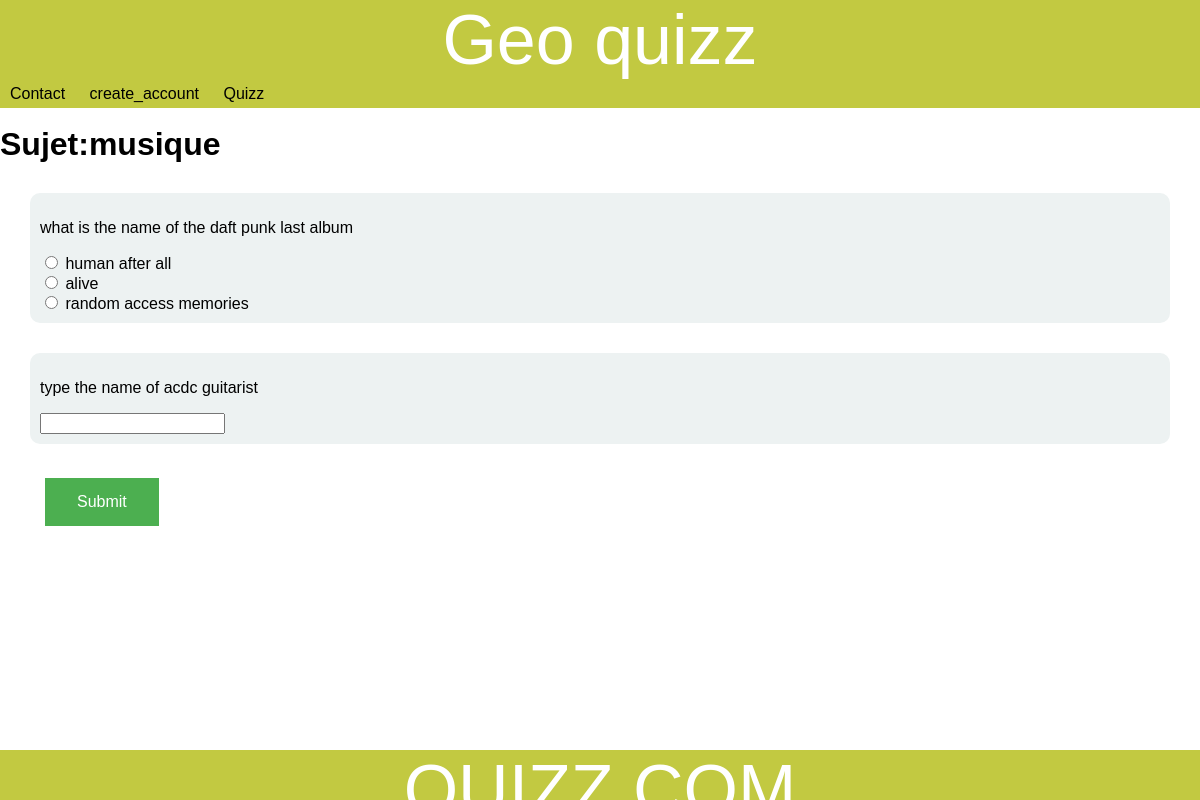
Screenshot of /musique.php with the database file from the repository.
### tables this page shows
CREATE TABLE IF NOT EXISTS `quizz` (
  `quizz_id` int(11) NOT NULL AUTO_INCREMENT COMMENT 'Quizz Identifiant',
  `quizz_name` varchar(255) NOT NULL COMMENT 'Quizz name',
  PRIMARY KEY (`quizz_id`)
);

CREATE TABLE IF NOT EXISTS `question` (
  `question_id` int(11) NOT NULL AUTO_INCREMENT COMMENT 'question_identification',
  `question_title` varchar(255) NOT NULL COMMENT 'title of the question',
  `question_quizz_id` int(11) NOT NULL COMMENT 'link question quizz',
  `question_input_type` varchar(255) NOT NULL COMMENT 'input of the question',
  PRIMARY KEY (`question_id`),
  KEY `question_quizz_id_fk` (`question_quizz_id`)
);

CREATE TABLE IF NOT EXISTS `answer` (
  `answer_id` int(11) NOT NULL AUTO_INCREMENT COMMENT 'answer identifier',
  `answer_text` varchar(255) NOT NULL COMMENT 'text of the answer',
  `is_valid_answer` tinyint(1) NOT NULL COMMENT 'valid answer for question',
  `answer_question_id` int(11) NOT NULL COMMENT 'question related',
  PRIMARY KEY (`answer_id`)
);

### database.php (called while the page is built, shortened)
<?php
    function getQuizzByName($QuizzName){
        $params=array('QuizzName' => $QuizzName);
        $query ='select * from quizz where quizz.Quizz_name= :QuizzName';
        return executeQuery($query,$params);
    }
    function getQuestionByQuizzId($QuizzId){
        $params = array('quizzID' => $QuizzId);
        $query='select * from question where question_quizz_id= :quizzID';
        return executeQuery($query,$params);
    }
    function getAnswerQuestionID($questionID){
        $params=array('answer_question_id'=> $questionID);
        $query='select * from answer where answer.answer_question_id= :answer_question_id';
        return executeQuery($query,$params);
    }
    function executeQuery($query,$params){
        $bdd=new PDO('mysql:hoost=localhost;dbname=quizzdb','root');
        try{
            $res=$bdd->prepare($query);
            $res->execute($params);
            $data=$res->fetchAll();
            return $data;
        }catch (PDOException $e){
            var_dump($e);
        }
    }
?>

### musique.php (the view, shortened to what this page needs)
<?php include 'database.php';
    $quizz=getQuizzByName('musique');
    $questiondata=getQuestionByQuizzId($quizz[0][0]);
?>
<!DOCTYPE html>
<html>
    <head>
        <link rel="stylesheet" href="main.css" />
        <link rel="stylesheet" href="common.css" />
    </head>
    <?php include 'header.php'?>
    <body>
            <div class="header">
                <h1 id="title"> Sujet:<?php echo $quizz[0][1]?></h1>
            </div>
            <div>
                <form action="QuestionCheck.php?quizz=<?php echo $quizz[0][1]?>"  method = "POST">
                    <?php foreach($questiondata as $question){?>
                    <?php $inputtype=$question[3];?>
                        <div class="quesFrame" >
                            <p style="font-size: 22;"><?php echo $question[1]?></p>
                                <?php foreach(getAnswerQuestionID($question[0]) as $answer){?>
                                    <input type=<?php echo $inputtype;?> name=<?php echo $question[0]?> value=<?php if($inputtype=='string'){} else{echo $answer[0];}?> > <?php if($inputtype!='string'){ echo $answer[1]; }?><br>
                                <?php }?>
                        </div>
                    <?php }?>
                    <input type="Submit" value="Submit" class="submitBtn">
                </form>
            </div>
        </body>
    <?php include 'Footer.php'?>
</html>

### main.css (style rules this page uses)
body { margin: 0px; --aside-width: 200px; --horizontal-margin:10px; --picture-width:200px; padding-bottom:50px; }
html { background-color: white; }
.quesFrame { background-color:#edf2f2; border-radius: 10px; padding: 10px; margin: 30px; }
.submitBtn { background-color:#4CAF50 ; color: white; padding: 15px 32px; text-align: center; text-decoration: none; display: inline-block; font-size: 16px; margin: 4px 45px; cursor: pointer; border: none; }

### common.css (style rules this page uses)
* { font-family: arial; }

### rows the page displays
quizz: quizz_name "musique"
question: question_title "what is the name of the daft punk last album"
answer: answer_text "human after all"
answer: answer_text "alive"
answer: answer_text "random access memories"
question: question_title "type the name of acdc guitarist"
